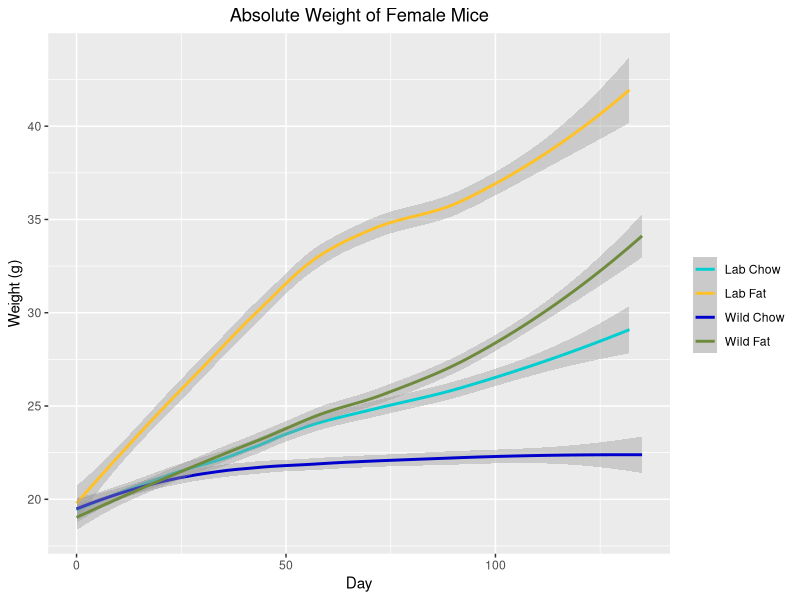
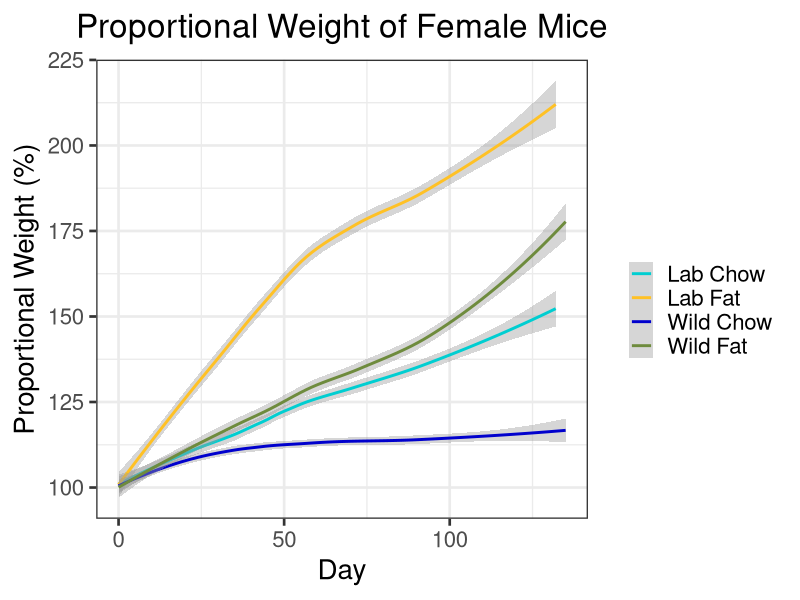
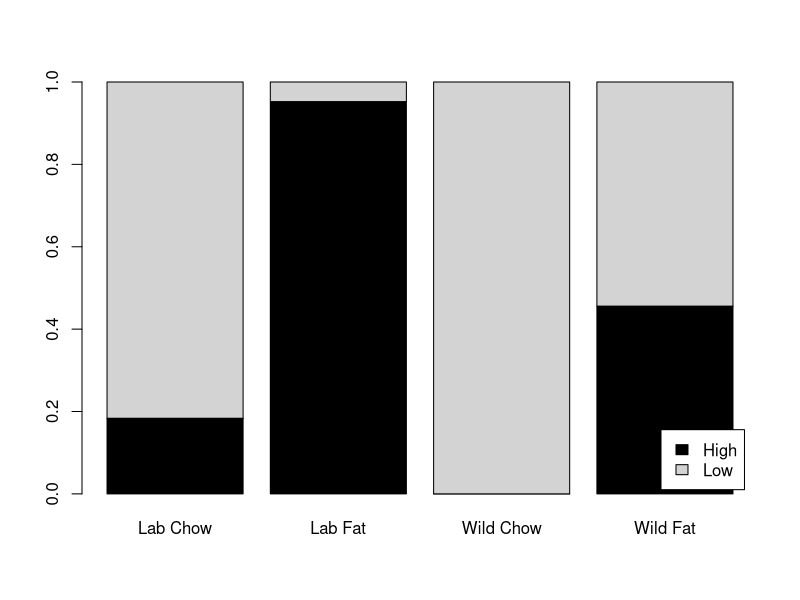

These charts were generated, in order, by the following R code:
## ---- chunk 1

#load packages
library(ggplot2)
library(rlist)
library(ggpubr)
library(gridBase)
library(gridExtra)

##function to change names of columns
changeColName <- function(df, oldName, newName) {
  
  #if the oldName is not in the data frame, return the unmutated data frame
  if (oldName %in% names(df) == FALSE) {
    return(df)
  }
  
  #change name and return mutated data frame
  names(df)[names(df) == oldName] <- newName
  return(df)
}

#read data
cd <- read.csv("AllExp.csv")

#change column names and delete uneeded columns
cd <- changeColName(cd, "Food", "Diet")
cd <- changeColName(cd, "Gender", "Sex")
cd$X <- NULL
cd$X.1 <- NULL

#change date to standard format
cd$Date <- as.Date(cd$Date, "%m/%d/%y")

##Calculate days after start
#initiialize days variable
cd$Days <- NA

#for each sex
for (sex in unique(cd$Sex)){

  #for each experiment
  for (experiment in unique(cd$Experiment[cd$Sex == sex])) {
  
    #for each microbiome
    for (microbiome in unique(cd$Microbiome)) {
    
    #find the lowest date for the given sex/experiment/microbiome combination
    lowdate <- min(cd$Date[cd$Experiment == experiment & cd$Microbiome == microbiome & cd$Sex == sex])
  
    #set days 
    cd$Days[cd$Experiment == experiment & cd$Microbiome == microbiome & cd$Sex == sex] <- cd$Date[cd$Experiment == experiment & cd$Microbiome == microbiome & cd$Sex == sex] - lowdate
    }
  }
}


##Create unique identifier for each mouse
#initialize UID variable
cd$UID <- NA

#create column that uniquely identifies each mouse
cd$Temp <- paste(cd$Experiment, cd$Microbiome, cd$Diet, cd$Cage, cd$Mouse, cd$Sex)

#for each mouse
for (mouse in unique(cd$Temp)) {
  mouse.list <- as.vector(strsplit(mouse, " ")[[1]])
 
  #convert microbiome to a number, 1 = Wildling 2 = Lab
  microbiome <- "2"
  if (mouse.list[2] == "Wild") {
    microbiome <- "1"
        }
 
  #convert diet to anumber, 1 = High Fat 2 = Chow
  diet <- "2"
  if (mouse.list[3] == "Fat") {
    diet <- "1"
  }
  
  #change sex to a number, 1 = Female 2 = Male
  sex <- "2"
  if (mouse.list[6] == "Female") {
    sex <- "1"
  }
 
  #create UID, a 6 digit number with format [gender][experiment][microbiome][diet][cage][mouse]
  uid <- paste0(sex, mouse.list[1], microbiome, diet, mouse.list[4], mouse.list[5])
  cd$UID[cd$Temp == mouse] <- as.numeric(uid)
}

#remove temp variable
cd$Temp <- NULL


##Create function to remove outliers
  #df: The data frame containing var
  #var: The variable from which to remove outliers
  #tol: The maximum change in weight as a proportion
removeOutliers <- function(df, var, tol) {
  
  #create new variable to hold model
  df$Trend <- NA
  
  #for each mouse
  for (mouse in unique(df$UID)) {
    
    #create linear model of variable by days
    model <- lm(df[,var][df$UID == mouse]~df$Days[df$UID == mouse])
    
    #populate trend variable with model
    df$Trend[df$UID == mouse] <- model[[1]][2] * df$Days[df$UID == mouse] + model[[1]][1]
    
  }
  
  #remove rows where var differs from model by more than tol
  df[,var][abs((df[,var] - df$Trend) / df$Trend) > tol] <- NA
  
  #remove trend variable and return df
  df$Trend <- NULL
  return(df)
  
}

##Create new variable for condition (combination of microbiome and food)
cd$Condition <- paste(cd$Microbiome, cd$Diet)

## ---- chunk 2

##Find proportional weight 
  #intialize proportional weight variable
cd$PercWeight <- NA

#for each mouse
for (mouse in unique(cd$UID)) {
 
  #find minimum day (start day) and minimum weight (on start day)
  minDay <- min(cd$Day[cd$UID == mouse])
  minWeight <- cd$Weight[cd$UID == mouse & cd$Day == minDay]
 
  #find proportional weight for the current mouse
  cd$PercWeight[cd$UID == mouse] <- cd$Weight[cd$UID == mouse] / minWeight
}

#convert proportional weight to a percentage
cd$PercWeight <- cd$PercWeight * 100

#colors for graphing
cd$Color <- paste(cd$Microbiome, cd$Diet)
cols <- c("darkturquoise","goldenrod1", "blue3", "darkolivegreen4")

##Plot weight
  #subset data for females and define boundaries
cdFemale <- subset(cd, cd$Sex == "Female")
maxDaysFemale <- max(cdFemale$Days)
minWeightFemale <- min(cdFemale$Weight)
maxWeightFemale <- max(cdFemale$Weight)

#create graph
pWeightFemale <- ggplot(cdFemale, aes(x = cdFemale$Days, y = cdFemale$Weight, color = cdFemale$Color)) +
  geom_smooth() +
  labs(x = "Day", y = "Weight (g)", title = "Absolute Weight of Female Mice") +
  xlim(limits = c(0, maxDaysFemale)) +
  ylim(limits = c(minWeightFemale, maxWeightFemale)) +
  scale_colour_manual("", values = cols, breaks = c("Lab Chow", "Lab Fat", "Wild Chow", "Wild Fat")) +
  theme_set(theme_bw(base_size = 20)) +
  theme(plot.title = element_text(hjust = 0.5))

  pWeightFemale

##Plot proportional weight
  #define boundaries
minPercWeightFemale <- min(cdFemale$PercWeight)
maxPercWeightFemale <- max(cdFemale$PercWeight)

#create graph
pPercWeightFemale <- ggplot(cdFemale, aes(x = cdFemale$Days, y = cdFemale$PercWeight, color = cdFemale$Color)) +
  geom_smooth() +
  labs(x = "Day", y = "Proportional Weight (%)", title = "Proportional Weight of Female Mice") +
  xlim(limits = c(0, maxDaysFemale)) +
  ylim(limits = c(minPercWeightFemale, maxPercWeightFemale)) +
  scale_colour_manual("", values = cols, breaks = c("Lab Chow", "Lab Fat", "Wild Chow", "Wild Fat")) +
  theme_set(theme_bw(base_size = 20)) +
  theme(plot.title = element_text(hjust = 0.5))
  
  pPercWeightFemale
  
##Bin weights
  #create new variable for weight gain and set it to high when percent weight exceeds 150
  cd$WeightGain <- "low"
  cd$WeightGain[cd$PercWeight > 150] <- "high"
  
  #for each mouse
  for (mouse in unique(cd$UID)) {
    
    #if the mouse ever has "high" weight gain, weight gain variable to "high" in all rows
    if ("high" %in% unique(cd$WeightGain[cd$UID == mouse])) {
      cd$WeightGain[cd$UID == mouse] <- "high"
    }
  }

##Create table with weight gain category by condition
prop.table(table(cd$WeightGain[cd$Days == 0], cd$Condition[cd$Days == 0]), margin = 2)

barplot(prop.table(table(cd$WeightGain[cd$Days == 0], cd$Condition[cd$Days == 0]), margin = 2), col = c("black", "light gray"))

legend("bottomright", inset = 0.02, legend = c("High", "Low"), fill = c("black", "light gray"))
